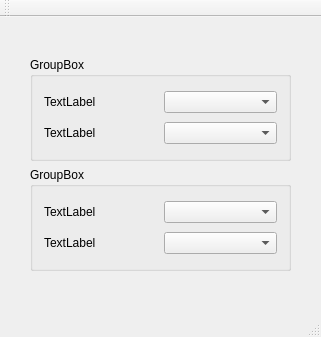
<?xml version="1.0" encoding="UTF-8"?>
<ui version="4.0">
 <class>MainWindow</class>
 <widget class="QMainWindow" name="MainWindow">
  <property name="geometry">
   <rect>
    <x>0</x>
    <y>0</y>
    <width>321</width>
    <height>337</height>
   </rect>
  </property>
  <property name="windowTitle">
   <string>MainWindow</string>
  </property>
  <widget class="QWidget" name="centralWidget">
   <widget class="QGroupBox" name="groupBox">
    <property name="geometry">
     <rect>
      <x>30</x>
      <y>40</y>
      <width>261</width>
      <height>104</height>
     </rect>
    </property>
    <property name="title">
     <string>GroupBox</string>
    </property>
    <layout class="QVBoxLayout" name="verticalLayout">
     <item>
      <layout class="QHBoxLayout" name="horizontalLayout">
       <item>
        <widget class="QLabel" name="label">
         <property name="text">
          <string>TextLabel</string>
         </property>
        </widget>
       </item>
       <item>
        <widget class="QComboBox" name="comboBox"/>
       </item>
      </layout>
     </item>
     <item>
      <layout class="QHBoxLayout" name="horizontalLayout_2">
       <item>
        <widget class="QLabel" name="label_2">
         <property name="text">
          <string>TextLabel</string>
         </property>
        </widget>
       </item>
       <item>
        <widget class="QComboBox" name="comboBox_2"/>
       </item>
      </layout>
     </item>
    </layout>
   </widget>
   <widget class="QGroupBox" name="groupBox_2">
    <property name="geometry">
     <rect>
      <x>30</x>
      <y>150</y>
      <width>261</width>
      <height>104</height>
     </rect>
    </property>
    <property name="title">
     <string>GroupBox</string>
    </property>
    <layout class="QVBoxLayout" name="verticalLayout_2">
     <item>
      <layout class="QHBoxLayout" name="horizontalLayout_3">
       <item>
        <widget class="QLabel" name="label_3">
         <property name="text">
          <string>TextLabel</string>
         </property>
        </widget>
       </item>
       <item>
        <widget class="QComboBox" name="comboBox_3"/>
       </item>
      </layout>
     </item>
     <item>
      <layout class="QHBoxLayout" name="horizontalLayout_4">
       <item>
        <widget class="QLabel" name="label_4">
         <property name="text">
          <string>TextLabel</string>
         </property>
        </widget>
       </item>
       <item>
        <widget class="QComboBox" name="comboBox_4"/>
       </item>
      </layout>
     </item>
    </layout>
   </widget>
  </widget>
  <widget class="QMenuBar" name="menuBar">
   <property name="geometry">
    <rect>
     <x>0</x>
     <y>0</y>
     <width>321</width>
     <height>22</height>
    </rect>
   </property>
  </widget>
  <widget class="QToolBar" name="mainToolBar">
   <attribute name="toolBarArea">
    <enum>TopToolBarArea</enum>
   </attribute>
   <attribute name="toolBarBreak">
    <bool>false</bool>
   </attribute>
  </widget>
  <widget class="QStatusBar" name="statusBar"/>
 </widget>
 <layoutdefault spacing="6" margin="11"/>
 <resources/>
 <connections/>
</ui>
